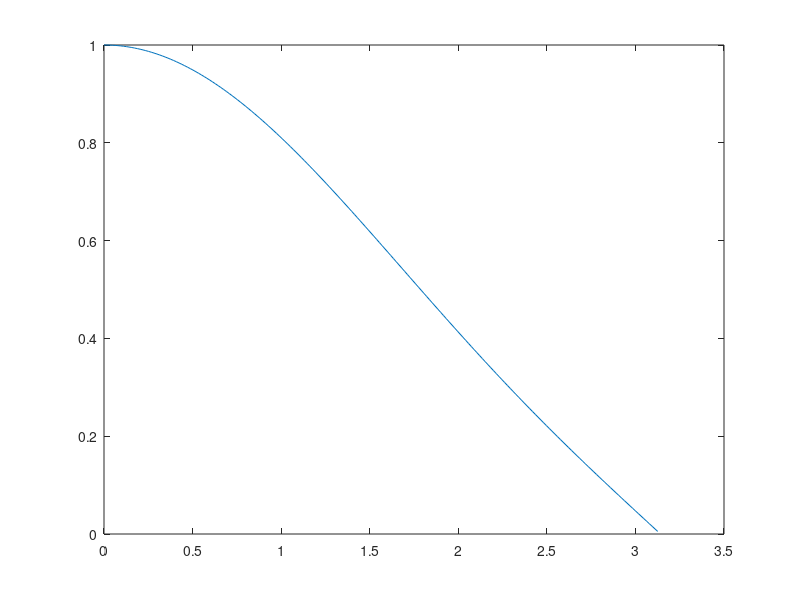
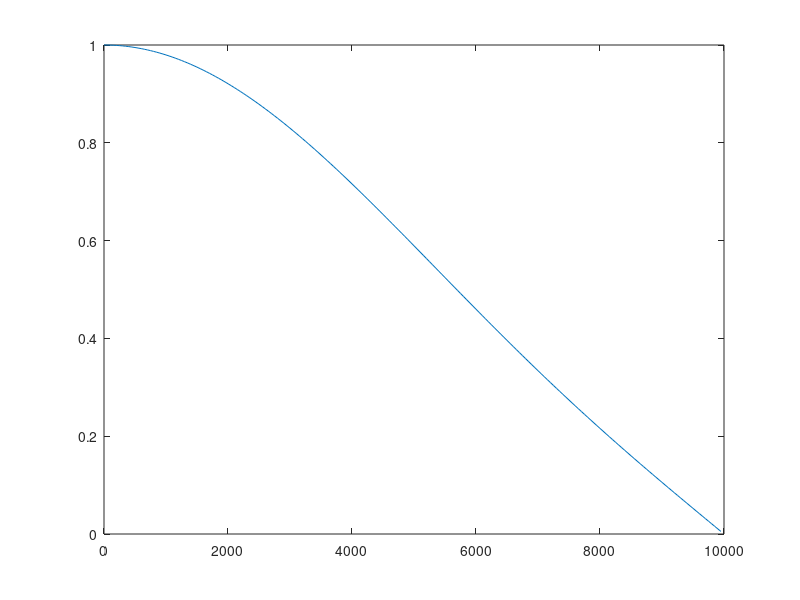
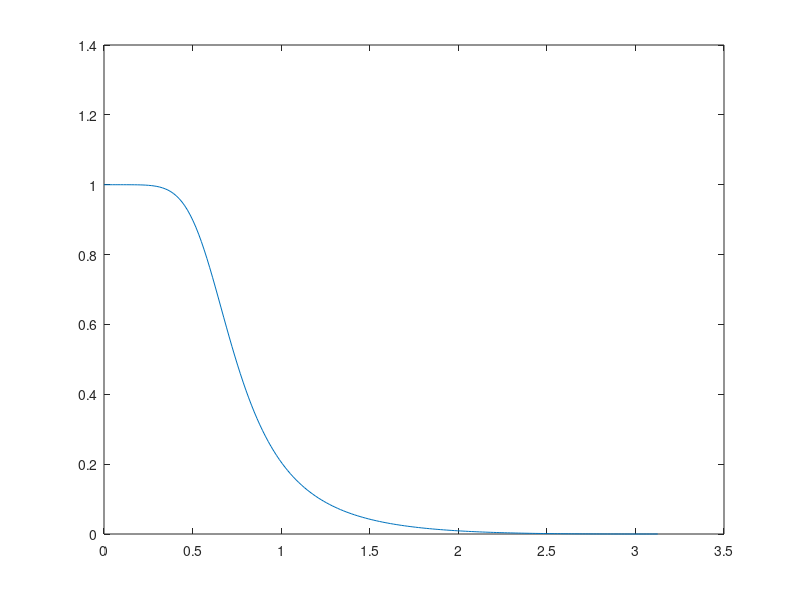
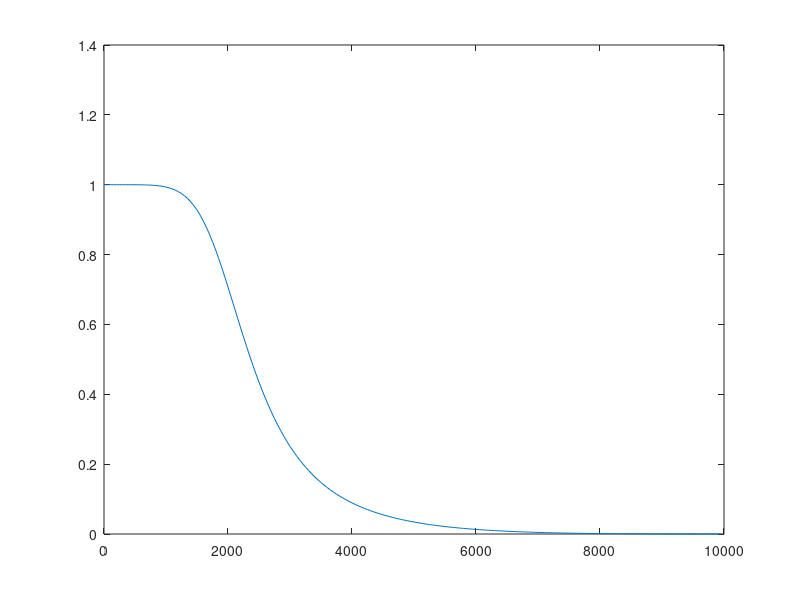

MATLAB code for these plots, in order: (Note: this script raises an error after producing the figures.)
fc = 2000;
fs = 20000;
n = 3; 
wn = fc/(fs/2); 

b_fir = fir1(n , wn , 'low');
[h_fir,w] = freqz(b_fir , 1 , 200); 
figure(1) 
plot(w,abs(h_fir)); 
[h_fir,f] = freqz(b_fir , 1 , 200,fs ); 
figure(2) 
plot(f,abs(h_fir)); 

[b_butter , a_butter] = butter(n,wn,'low');
[h_butter,w1]  = freqz(b_butter,a_butter , 200); 
figure(3) 
plot(w1,abs(h_butter));
[h_butter,f1]  = freqz(b_butter,a_butter , 200,fs); 
figure(4) 
plot(f1,abs(h_butter));


[b_cheby1 , a_cheby1] = cheby1(n,0.5,wn,'low');
[h_cheby1,w2]  = freqz(b_cheby1,a_cheby1 , 200); 
figure(5) 
plot(w2,abs(h_cheby1));
[h_cheby1,f2]  = freqz(b_cheby1,a_cheby1 , 200,fs); 
figure(6) 
plot(f2,abs(h_cheby1));


[b_ellip , a_ellip] = ellip(n,0.5,20,wn,'low');
[h_ellip,w3]  = freqz(b_ellip,a_ellip , 200); 
figure(7) 
plot(w3,abs(h_ellip));
[h_ellip,f3]  = freqz(b_ellip,a_ellip, 200,fs); 
figure(8) 
plot(f3,abs(h_ellip));

%plot all fs diagramms together with hold on 
figure(9) 
hold on ; 
plot(f3,abs(h_ellip));
plot(f2,abs(h_cheby1));
plot(f,abs(h_fir));
plot(f1,abs(h_butter));
legend('Elliptical','Chebyschev','FIR','Butterworth')




%EROTHMA E 
n=6;
f1 = 2000; 
f2 = 5000; 
wn = [ f1/(fs/2) f2/(fs/2)];


b_fir = fir1(n , wn , 'bandpass'); 
[h_fir,w] = freqz(b_fir , 1 , 200); 
figure(10) 
plot(w,abs(h_fir)); 
[h_fir,f] = freqz(b_fir , 1 , 200,fs ); 
figure(11) 
plot(f,abs(h_fir)); 

[b_butter , a_butter] = butter(n,wn,'bandpass');
[h_butter,w1]  = freqz(b_butter,a_butter , 200); 
figure(12) 
plot(w1,abs(h_butter));
[h_butter,f1]  = freqz(b_butter,a_butter , 200,fs); 
figure(13) 
plot(f1,abs(h_butter));


[b_cheby1 , a_cheby1] = cheby1(n,0.5,wn,'bandpass');
[h_cheby1,w2]  = freqz(b_cheby1,a_cheby1 , 200); 
figure(14) 
plot(w2,abs(h_cheby1));
[h_cheby1,f2]  = freqz(b_cheby1,a_cheby1 , 200,fs); 
figure(15) 
plot(f2,abs(h_cheby1));


[b_ellip , a_ellip] = ellip(n,0.5,20,wn,'bandpass');
[h_ellip,w3]  = freqz(b_ellip,a_ellip , 200); 
figure(16) 
plot(w3,abs(h_ellip));
[h_ellip,f3]  = freqz(b_ellip,a_ellip, 200,fs); 
figure(17) 
plot(f3,abs(h_ellip));

figure(18)
hold on ; 
plot(f3,abs(h_ellip));
plot(f2,abs(h_cheby1));
plot(f1, abs(h_butter));
plot(f,abs(h_fir)); 
legend('Elliptical','Chebyschev','Butterworth','FIR')


